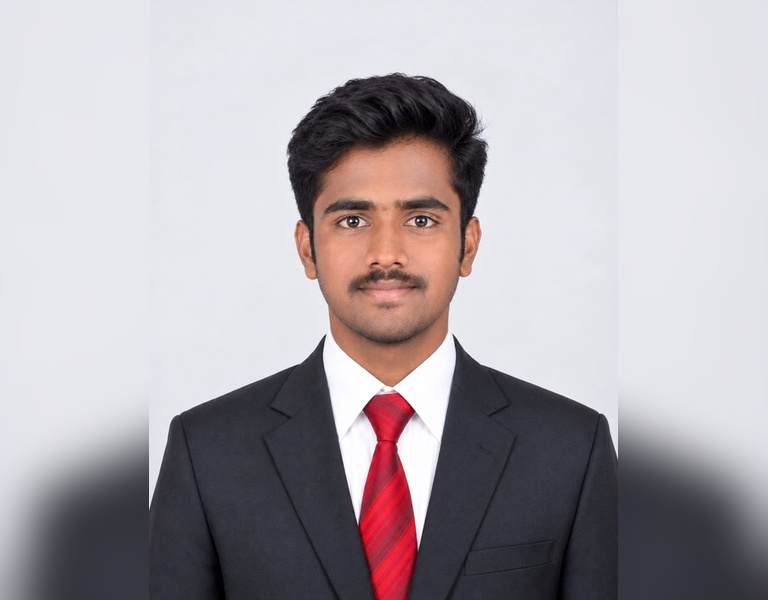
#> input picture Qno. 1.jpg, 768 x 600 px
$ jupyter execute 'Ex 9.ipynb'
#> lines starting #> are read from the running program, lines starting #| are printed output that depends on the picture; after the words box and inside, x2 and y2 are one past the last pixel; in counts of white or black regions, pixels touching at a corner belong together
## Exp No : 09

## Exp Name : Record-IMPLEMENTATION OF EROSION AND DILATION

## Name : MUTHUAKASH M

## Register Number : 212225230194

[cell 1]
import cv2
import numpy as np
import matplotlib.pyplot as plt

[cell 2]
# Create a blank image
image = cv2.imread("Qno. 1.jpg")
#> image is the input picture: shape (600, 768, 3); mean B, G, R 172.8, 167.8, 174.1

[cell 3]
# Add text on the image using cv2.putText
font = cv2.FONT_HERSHEY_SIMPLEX
cv2.putText(image, 'Hello World', (100, 250), font, 1, (255, 255, 255), 2, cv2.LINE_AA)
#> image: shape (600, 768, 3); 0.42% of pixels changed, all inside (x1, y1, x2, y2) = (102, 228, 273, 253)

[cell 4]
# Display the input image
plt.imshow(cv2.cvtColor(image, cv2.COLOR_BGR2RGB))  # Convert BGR to RGB for displaying
plt.title("Input Image with Text")
plt.axis('off')

[cell 5]
# Create a simple square kernel (3x3)
kernel = np.ones((3, 3), np.uint8)

[cell 6]
# Apply erosion (shrinking effect)
eroded_image = cv2.erode(image, kernel, iterations=1)
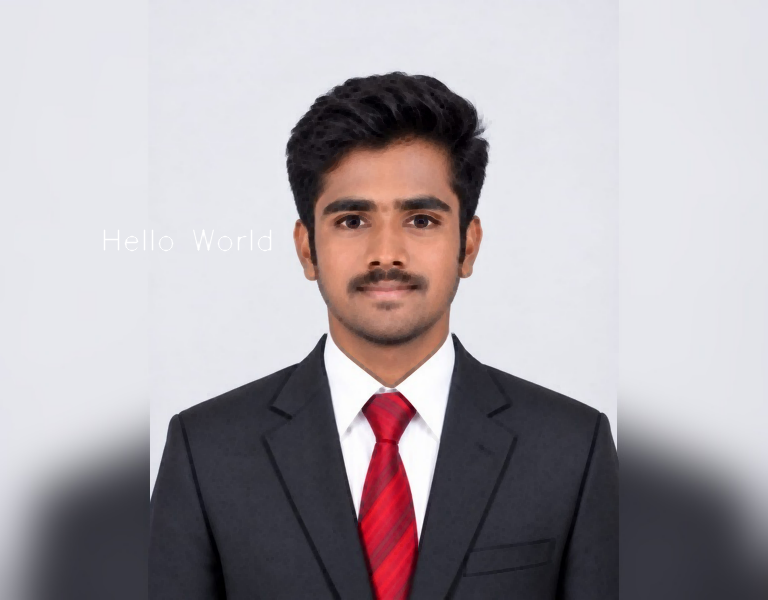
#> eroded_image: shape (600, 768, 3); mean B, G, R 169.7, 164.7, 170.9

[cell 7]
# Display the eroded image
plt.imshow(cv2.cvtColor(eroded_image, cv2.COLOR_BGR2RGB))  # Convert BGR to RGB
plt.title("Eroded Image")
plt.axis('off')

[cell 8]
# Apply dilation (expanding effect)
dilated_image = cv2.dilate(image, kernel, iterations=1)
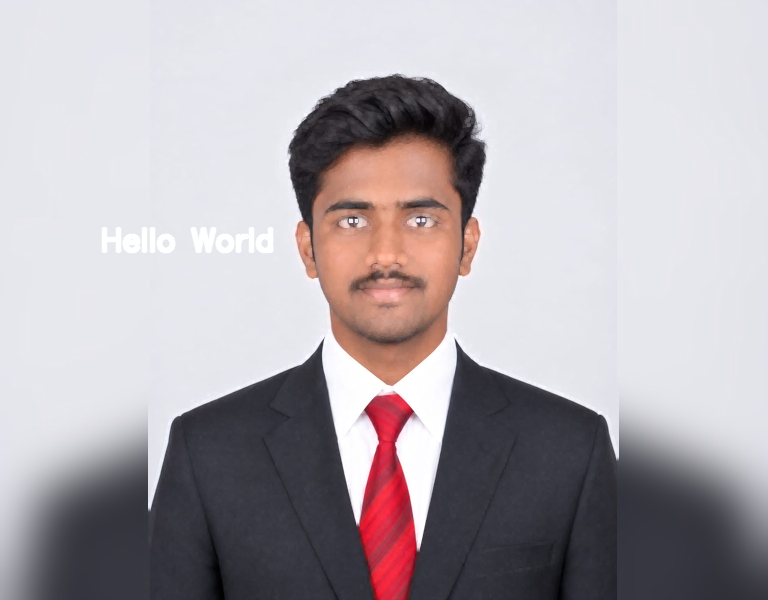
#> dilated_image: shape (600, 768, 3); mean B, G, R 175.9, 171, 177.4

[cell 9]
# Display the dilated image
plt.imshow(cv2.cvtColor(dilated_image, cv2.COLOR_BGR2RGB))  # Convert BGR to RGB
plt.title("Dilated Image")
plt.axis('off')

$ run again, with image-3.png saved as Qno. 1.jpg
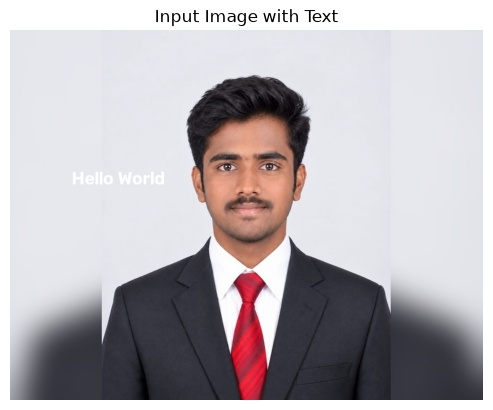
#> input picture image-3.png, 493 x 410 px
#> image is the input picture: shape (410, 493, 3); mean B, G, R 182.9, 178.6, 184.1
#> `cv2.putText(image, 'Hello World', (100, 250), font, 1, (255, 255, 255)..`:
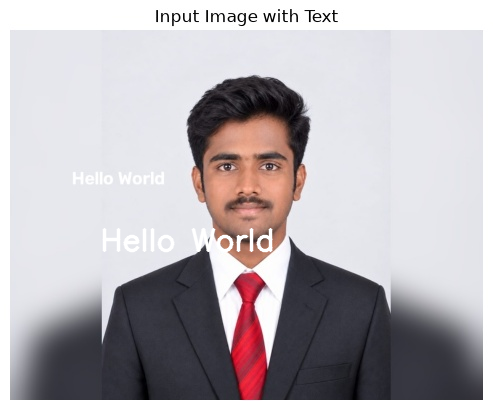
#> image: shape (410, 493, 3); 0.98% of pixels changed, all inside (x1, y1, x2, y2) = (102, 228, 273, 253)
#> `dilated_image = cv2.dilate(image, kernel, iterations=1)`:
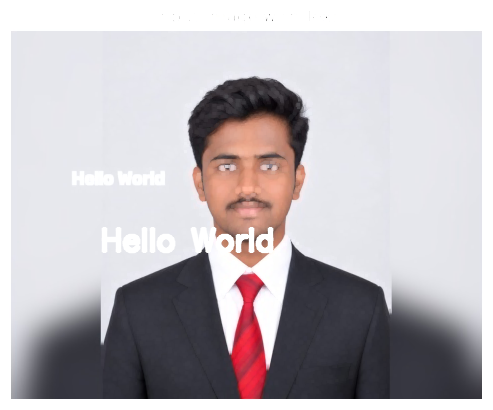
#> dilated_image: shape (410, 493, 3); mean B, G, R 188.3, 184.1, 189.5
